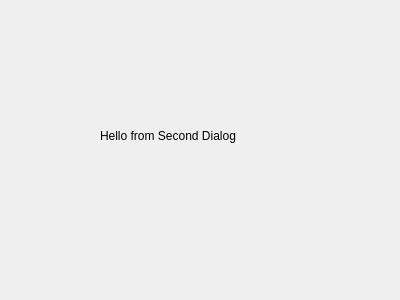
<?xml version="1.0" encoding="UTF-8"?>
<ui version="4.0">
 <class>SecDialog</class>
 <widget class="QDialog" name="SecDialog">
  <property name="geometry">
   <rect>
    <x>0</x>
    <y>0</y>
    <width>400</width>
    <height>300</height>
   </rect>
  </property>
  <property name="windowTitle">
   <string>Dialog</string>
  </property>
  <widget class="QLabel" name="label">
   <property name="geometry">
    <rect>
     <x>100</x>
     <y>110</y>
     <width>191</width>
     <height>51</height>
    </rect>
   </property>
   <property name="text">
    <string>Hello from Second Dialog</string>
   </property>
  </widget>
 </widget>
 <resources/>
 <connections/>
</ui>
